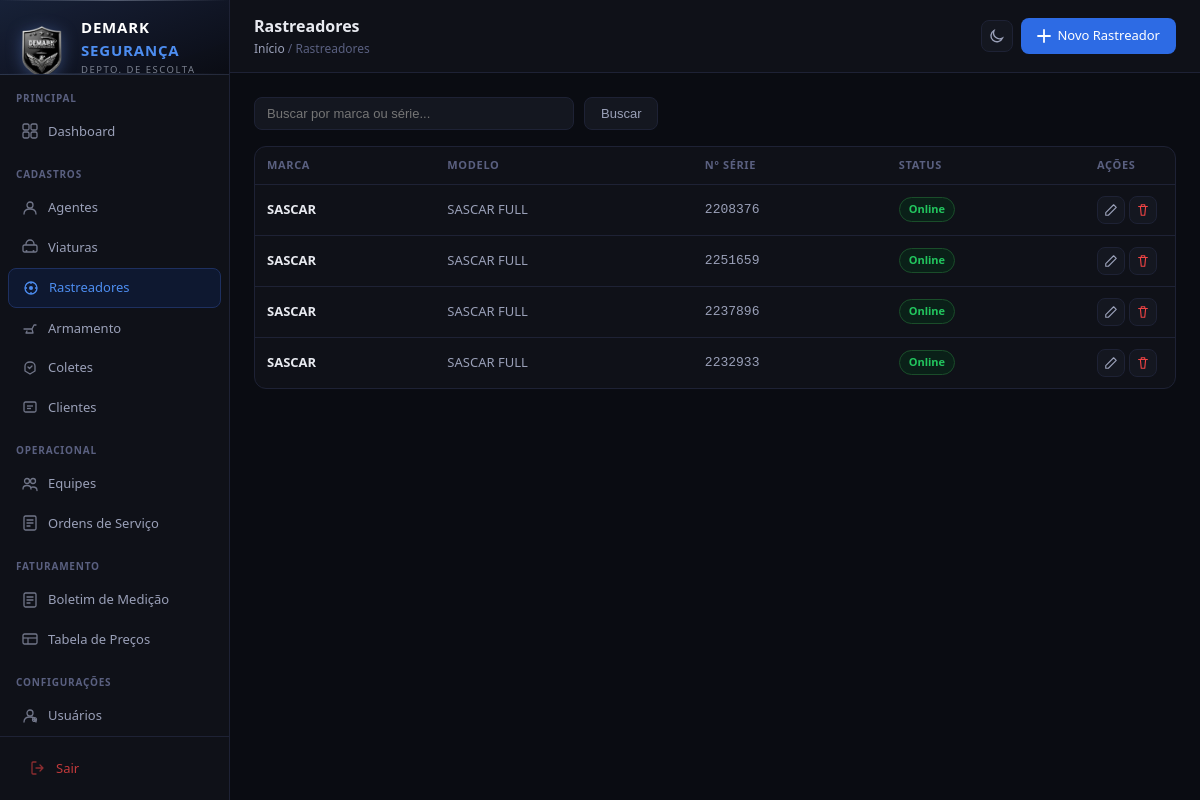
The page /rastreadores/ (signed in) on the database its author committed.
### cadastros/models.py (models this page shows, shortened)
class Rastreador(models.Model):
    STATUS_CHOICES = [
        ('online', 'Ativo / Online'),
        ('offline', 'Offline'),
        ('manutencao', 'Em manutencao'),
    ]
    marca = models.CharField(max_length=100, verbose_name='Marca / Fabricante')
    modelo = models.CharField(max_length=100, verbose_name='Modelo')
    numero_serie = models.CharField(max_length=50, unique=True, verbose_name='Nr de Serie')
    status = models.CharField(max_length=15, choices=STATUS_CHOICES, default='online', verbose_name='Status')
    criado_em = models.DateTimeField(auto_now_add=True)
    atualizado_em = models.DateTimeField(auto_now=True)
    class Meta:
        verbose_name = 'Rastreador'
        verbose_name_plural = 'Rastreadores'
        ordering = ['marca', 'modelo']

### cadastros/views.py (the view)
# urls.py: path('rastreadores/', views.rastreador_list, name='rastreador_list'),
@login_required
def rastreador_list(request):
    q = request.GET.get('q', '')
    rastreadores = Rastreador.objects.all()
    if q:
        rastreadores = rastreadores.filter(Q(marca__icontains=q) | Q(numero_serie__icontains=q) | Q(modelo__icontains=q))
    return render(request, 'cadastros/rastreador_list.html', {'rastreadores': rastreadores, 'q': q})

### cadastros/templates/cadastros/rastreador_list.html (shortened to what this page needs)
{% extends 'cadastros/base.html' %}
{% block page_title %}Rastreadores{% endblock %}
{% block breadcrumb %}<a href="{% url 'dashboard' %}">Início</a> / Rastreadores{% endblock %}
{% block topbar_actions %}<a href="{% url 'rastreador_create' %}" class="btn btn-primary"><svg width="14" height="14" fill="none" viewBox="0 0 14 14"><path d="M7 1v12M1 7h12" stroke="currentColor" stroke-width="1.8" stroke-linecap="round"/></svg> Novo Rastreador</a>{% endblock %}
{% block content %}
<div class="search-bar">
  <form method="get" style="display:flex;gap:10px;flex:1">
    <input type="text" name="q" value="{{ q }}" placeholder="Buscar por marca ou série...">
    <button type="submit" class="btn btn-secondary">Buscar</button>
  </form>
</div>
<div class="card" style="padding:0">
  <div class="table-wrap">
    <table>
      <thead>
        <tr><th>Marca</th><th>Modelo</th><th>Nº Série</th><th>Status</th><th style="width:90px">Ações</th></tr>
      </thead>
      <tbody>
        {% for r in rastreadores %}
        <tr>
          <td><strong style="color:var(--text)">{{ r.marca }}</strong></td>
          <td style="color:var(--text2)">{{ r.modelo }}</td>
          <td style="font-family:monospace;color:var(--text2)">{{ r.numero_serie }}</td>
          <td>
            {% if r.status == 'online' %}<span class="badge badge-green">Online</span>
            {% elif r.status == 'offline' %}<span class="badge badge-red">Offline</span>
            {% else %}<span class="badge badge-amber">Manutenção</span>{% endif %}
          </td>
          <td>
            <div style="display:flex;gap:4px">
              <a href="{% url 'rastreador_edit' r.pk %}" class="btn-icon" title="Editar"><svg width="14" height="14" fill="none" viewBox="0 0 16 16"><path d="M11 2l3 3L5 14H2v-3L11 2z" stroke="currentColor" stroke-width="1.3" stroke-linejoin="round"/></svg></a>
              <a href="{% url 'rastreador_delete' r.pk %}" class="btn-icon" title="Excluir" style="color:var(--red)"><svg width="14" height="14" fill="none" viewBox="0 0 16 16"><path d="M3 4h10M6 4V2h4v2M5 4l1 10h4l1-10" stroke="currentColor" stroke-width="1.3" stroke-linecap="round" stroke-linejoin="round"/></svg></a>
            </div>
          </td>
        </tr>
        {% empty %}
        <tr><td colspan="5" style="text-align:center;color:var(--text3);padding:32px">Nenhum rastreador encontrado.</td></tr>
        {% endfor %}
      </tbody>
    </table>
  </div>
</div>
{% endblock %}

### cadastros/templates/cadastros/base.html (style rules this page uses)
* { box-sizing:border-box;margin:0;padding:0 }
:root { --bg:#0a0c12;--bg2:#0f1118;--bg3:#141720;--bg4:#1a1e2a; --border:#1e2235;--border2:#28304a; --text:#e8eaf0;--text2:#9aa0b8;--text3:#5a6080; --blue:#2d6be4;--blue2:#1a4db8;--blue-light:#4d8df0; --blue-bg:#0e1830;--blue-border:#1e3060; --green:#22c55e;--green-bg:#0a2018; --red:#ef4444;--red-bg:#1e0a0a; --amber:#f59e0b;--amber-bg:#1e1508; --gray:#64748b; --silver:#a8b0c0;--silver2:#c8d0dc; --gold:#b8960a; --radius:8px;--radius-lg:12px; }
body { font-family:'Segoe UI',system-ui,sans-serif;background:var(--bg);color:var(--text);font-size:14px;line-height:1.5;display:flex;min-height:100vh }
.topbar-left .breadcrumb a { color:var(--text2);text-decoration:none }
.btn { display:inline-flex;align-items:center;gap:6px;padding:8px 16px;border-radius:var(--radius);font-size:13px;font-weight:500;cursor:pointer;border:none;text-decoration:none;transition:all .15s }
.btn-primary { background:var(--blue);color:#fff }
.btn-secondary { background:var(--bg3);color:var(--text2);border:1px solid var(--border) }
.btn-icon { padding:6px;border-radius:var(--radius);background:var(--bg3);border:1px solid var(--border);color:var(--text2);cursor:pointer;display:inline-flex;align-items:center;transition:all .15s }
.card { background:var(--bg2);border:1px solid var(--border);border-radius:var(--radius-lg);padding:20px }
.table-wrap { overflow-x:auto }
table { width:100%;border-collapse:collapse }
th { text-align:left;padding:10px 12px;font-size:11px;font-weight:600;color:var(--text3);text-transform:uppercase;letter-spacing:.06em;border-bottom:1px solid var(--border) }
td { padding:11px 12px;font-size:13px;border-bottom:1px solid var(--border);vertical-align:middle }
tr:last-child td { border-bottom:none }
.badge { display:inline-flex;align-items:center;padding:3px 9px;border-radius:999px;font-size:11px;font-weight:600 }
.badge-green { background:var(--green-bg);color:var(--green);border:1px solid #1a4d2a }
.search-bar { display:flex;gap:10px;margin-bottom:16px;align-items:center }
.search-bar input { background:var(--bg3);border:1px solid var(--border);border-radius:var(--radius);padding:8px 12px;color:var(--text);font-size:13px;outline:none;flex:1;max-width:320px }

### rows shown on the page
Rastreador: marca "SASCAR", modelo "SASCAR FULL", numero_serie "2208376", status "Online"
Rastreador: marca "SASCAR", modelo "SASCAR FULL", numero_serie "2251659", status "Online"
Rastreador: marca "SASCAR", modelo "SASCAR FULL", numero_serie "2237896", status "Online"
Rastreador: marca "SASCAR", modelo "SASCAR FULL", numero_serie "2232933", status "Online"
